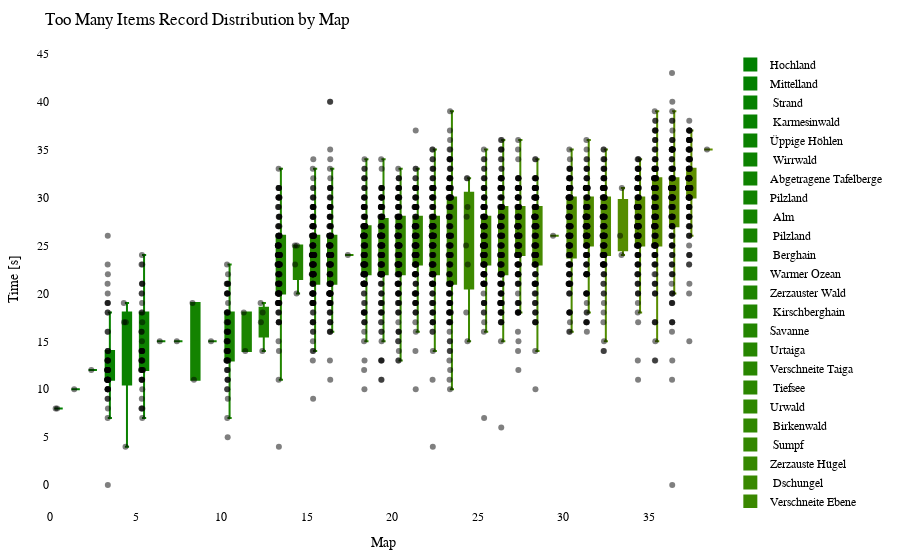

Notebook cell for this chart:
### Code cell
import plotly.graph_objects as go
import plotly.io as pio

df = getRecordsDataframe(minigame="Sammelwahn")

# sort df columns by mean value 
df = df.reindex(df.mean().sort_values().index, axis=1)

# drop sum column
df = df.drop(columns=["Sum"])

# remove "Punkte" from all columns
df.columns = df.columns.str.replace('Punkte', '')

cmap = LinearSegmentedColormap.from_list("green_orange", ["green", "orange"])
colors = [to_hex(cmap(i / (num_columns - 1))) for i in range(num_columns)]

# Calculate the offset for centering the data points
num_columns = len(df.columns)
offset = 0.5

# Create a Swarm plot using Plotly
fig = go.Figure()

for i, (column, color) in enumerate(zip(df.columns, colors)):
    x_values = [i + offset] * len(df[column])  # Adjust x-values with offset for horizontal centering
    fig.add_trace(go.Box(x=x_values,
                         y=df[column],
                         name=column,
                         boxpoints='all',
                         pointpos=-0.5,  # Adjust point position to prevent overlapping
                         marker=dict(color='rgba(0,0,0,0.5)', size=6),  # Adjust marker color and size
                         line=dict(color=color),
                         fillcolor=color,
                         hovertext=df_to_html.index,
                         hoverinfo='name+text+y',
                         showlegend=True))

fig.update_layout(title="Too Many Items Record Distribution by Map",
                  xaxis=dict(title="Map"),
                  yaxis=dict(title="Time [s]"),
                  showlegend=True,
                  font=dict(family="Arial", size=12, color="black"),  # Customize font
                  plot_bgcolor="white",  # Set background color
                  margin=dict(l=50, r=50, t=50, b=50),  # Adjust margins for better layout
                  )

pio.show(fig)

pio.write_html(fig, "out/sammel_swarm_plot.html")

### Figure 1 — Plotly figure (JSON) as saved in the notebook; plotly's stock layout.template omitted (floating-point values rounded to 4 significant figures; data arrays with more than 128 entries replaced by an {"elided": "..."} marker saying what was removed)
{"data": [{"boxpoints": "all", "fillcolor": "#008000", "hoverinfo": "name+text+y", "hovertext": {"elided": "153 str values"}, "line": {"color": "#008000"}, "marker": {"color": "rgba(0,0,0,0.5)", "size": 6}, "name": "Hochland", "pointpos": -0.5, "showlegend": true, "type": "box", "x": {"elided": "153 float values"}, "y": {"elided": "153 int values"}}, {"boxpoints": "all", "fillcolor": "#028000", "hoverinfo": "name+text+y", "hovertext": {"elided": "153 str values"}, "line": {"color": "#028000"}, "marker": {"color": "rgba(0,0,0,0.5)", "size": 6}, "name": "Mittelland", "pointpos": -0.5, "showlegend": true, "type": "box", "x": {"elided": "153 float values"}, "y": {"elided": "153 int values"}}, {"boxpoints": "all", "fillcolor": "#058100", "hoverinfo": "name+text+y", "hovertext": {"elided": "153 str values"}, "line": {"color": "#058100"}, "marker": {"color": "rgba(0,0,0,0.5)", "size": 6}, "name": " Strand", "pointpos": -0.5, "showlegend": true, "type": "box", "x": {"elided": "153 float values"}, "y": {"elided": "153 int values"}}, {"boxpoints": "all", "fillcolor": "#078100", "hoverinfo": "name+text+y", "hovertext": {"elided": "153 str values"}, "line": {"color": "#078100"}, "marker": {"color": "rgba(0,0,0,0.5)", "size": 6}, "name": " Karmesinwald", "pointpos": -0.5, "showlegend": true, "type": "box", "x": {"elided": "153 float values"}, "y": {"elided": "153 int values"}}, {"boxpoints": "all", "fillcolor": "#0a8100", "hoverinfo": "name+text+y", "hovertext": {"elided": "153 str values"}, "line": {"color": "#0a8100"}, "marker": {"color": "rgba(0,0,0,0.5)", "size": 6}, "name": "Üppige Höhlen", "pointpos": -0.5, "showlegend": true, "type": "box", "x": {"elided": "153 float values"}, "y": {"elided": "153 int values"}}, {"boxpoints": "all", "fillcolor": "#0c8200", "hoverinfo": "name+text+y", "hovertext": {"elided": "153 str values"}, "line": {"color": "#0c8200"}, "marker": {"color": "rgba(0,0,0,0.5)", "size": 6}, "name": " Wirrwald", "pointpos": -0.5, "showlegend": true, "type": "box", "x": {"elided": "153 float values"}, "y": {"elided": "153 int values"}}, {"boxpoints": "all", "fillcolor": "#0f8200", "hoverinfo": "name+text+y", "hovertext": {"elided": "153 str values"}, "line": {"color": "#0f8200"}, "marker": {"color": "rgba(0,0,0,0.5)", "size": 6}, "name": "Abgetragene Tafelberge", "pointpos": -0.5, "showlegend": true, "type": "box", "x": {"elided": "153 float values"}, "y": {"elided": "153 int values"}}, {"boxpoints": "all", "fillcolor": "#118200", "hoverinfo": "name+text+y", "hovertext": {"elided": "153 str values"}, "line": {"color": "#118200"}, "marker": {"color": "rgba(0,0,0,0.5)", "size": 6}, "name": "Pilzland", "pointpos": -0.5, "showlegend": true, "type": "box", "x": {"elided": "153 float values"}, "y": {"elided": "153 int values"}}, {"boxpoints": "all", "fillcolor": "#148300", "hoverinfo": "name+text+y", "hovertext": {"elided": "153 str values"}, "line": {"color": "#148300"}, "marker": {"color": "rgba(0,0,0,0.5)", "size": 6}, "name": " Alm", "pointpos": -0.5, "showlegend": true, "type": "box", "x": {"elided": "153 float values"}, "y": {"elided": "153 int values"}}, {"boxpoints": "all", "fillcolor": "#178300", "hoverinfo": "name+text+y", "hovertext": {"elided": "153 str values"}, "line": {"color": "#178300"}, "marker": {"color": "rgba(0,0,0,0.5)", "size": 6}, "name": " Pilzland", "pointpos": -0.5, "showlegend": true, "type": "box", "x": {"elided": "153 float values"}, "y": {"elided": "153 int values"}}, {"boxpoints": "all", "fillcolor": "#198400", "hoverinfo": "name+text+y", "hovertext": {"elided": "153 str values"}, "line": {"color": "#198400"}, "marker": {"color": "rgba(0,0,0,0.5)", "size": 6}, "name": " Berghain", "pointpos": -0.5, "showlegend": true, "type": "box", "x": {"elided": "153 float values"}, "y": {"elided": "153 int values"}}, {"boxpoints": "all", "fillcolor": "#1c8400", "hoverinfo": "name+text+y", "hovertext": {"elided": "153 str values"}, "line": {"color": "#1c8400"}, "marker": {"color": "rgba(0,0,0,0.5)", "size": 6}, "name": "Warmer Ozean", "pointpos": -0.5, "showlegend": true, "type": "box", "x": {"elided": "153 float values"}, "y": {"elided": "153 int values"}}, {"boxpoints": "all", "fillcolor": "#1e8400", "hoverinfo": "name+text+y", "hovertext": {"elided": "153 str values"}, "line": {"color": "#1e8400"}, "marker": {"color": "rgba(0,0,0,0.5)", "size": 6}, "name": "Zerzauster Wald", "pointpos": -0.5, "showlegend": true, "type": "box", "x": {"elided": "153 float values"}, "y": {"elided": "153 int values"}}, {"boxpoints": "all", "fillcolor": "#218500", "hoverinfo": "name+text+y", "hovertext": {"elided": "153 str values"}, "line": {"color": "#218500"}, "marker": {"color": "rgba(0,0,0,0.5)", "size": 6}, "name": " Kirschberghain", "pointpos": -0.5, "showlegend": true, "type": "box", "x": {"elided": "153 float values"}, "y": {"elided": "153 int values"}}, {"boxpoints": "all", "fillcolor": "#238500", "hoverinfo": "name+text+y", "hovertext": {"elided": "153 str values"}, "line": {"color": "#238500"}, "marker": {"color": "rgba(0,0,0,0.5)", "size": 6}, "name": "Savanne", "pointpos": -0.5, "showlegend": true, "type": "box", "x": {"elided": "153 float values"}, "y": {"elided": "153 int values"}}, {"boxpoints": "all", "fillcolor": "#268600", "hoverinfo": "name+text+y", "hovertext": {"elided": "153 str values"}, "line": {"color": "#268600"}, "marker": {"color": "rgba(0,0,0,0.5)", "size": 6}, "name": "Urtaiga", "pointpos": -0.5, "showlegend": true, "type": "box", "x": {"elided": "153 float values"}, "y": {"elided": "153 int values"}}, {"boxpoints": "all", "fillcolor": "#288600", "hoverinfo": "name+text+y", "hovertext": {"elided": "153 str values"}, "line": {"color": "#288600"}, "marker": {"color": "rgba(0,0,0,0.5)", "size": 6}, "name": "Verschneite Taiga", "pointpos": -0.5, "showlegend": true, "type": "box", "x": {"elided": "153 float values"}, "y": {"elided": "153 int values"}}, {"boxpoints": "all", "fillcolor": "#2b8600", "hoverinfo": "name+text+y", "hovertext": {"elided": "153 str values"}, "line": {"color": "#2b8600"}, "marker": {"color": "rgba(0,0,0,0.5)", "size": 6}, "name": " Tiefsee", "pointpos": -0.5, "showlegend": true, "type": "box", "x": {"elided": "153 float values"}, "y": {"elided": "153 int values"}}, {"boxpoints": "all", "fillcolor": "#2e8700", "hoverinfo": "name+text+y", "hovertext": {"elided": "153 str values"}, "line": {"color": "#2e8700"}, "marker": {"color": "rgba(0,0,0,0.5)", "size": 6}, "name": "Urwald", "pointpos": -0.5, "showlegend": true, "type": "box", "x": {"elided": "153 float values"}, "y": {"elided": "153 int values"}}, {"boxpoints": "all", "fillcolor": "#308700", "hoverinfo": "name+text+y", "hovertext": {"elided": "153 str values"}, "line": {"color": "#308700"}, "marker": {"color": "rgba(0,0,0,0.5)", "size": 6}, "name": " Birkenwald", "pointpos": -0.5, "showlegend": true, "type": "box", "x": {"elided": "153 float values"}, "y": {"elided": "153 int values"}}, {"boxpoints": "all", "fillcolor": "#338700", "hoverinfo": "name+text+y", "hovertext": {"elided": "153 str values"}, "line": {"color": "#338700"}, "marker": {"color": "rgba(0,0,0,0.5)", "size": 6}, "name": " Sumpf", "pointpos": -0.5, "showlegend": true, "type": "box", "x": {"elided": "153 float values"}, "y": {"elided": "153 int values"}}, {"boxpoints": "all", "fillcolor": "#358800", "hoverinfo": "name+text+y", "hovertext": {"elided": "153 str values"}, "line": {"color": "#358800"}, "marker": {"color": "rgba(0,0,0,0.5)", "size": 6}, "name": "Zerzauste Hügel", "pointpos": -0.5, "showlegend": true, "type": "box", "x": {"elided": "153 float values"}, "y": {"elided": "153 int values"}}, {"boxpoints": "all", "fillcolor": "#388800", "hoverinfo": "name+text+y", "hovertext": {"elided": "153 str values"}, "line": {"color": "#388800"}, "marker": {"color": "rgba(0,0,0,0.5)", "size": 6}, "name": " Dschungel", "pointpos": -0.5, "showlegend": true, "type": "box", "x": {"elided": "153 float values"}, "y": {"elided": "153 int values"}}, {"boxpoints": "all", "fillcolor": "#3a8800", "hoverinfo": "name+text+y", "hovertext": {"elided": "153 str values"}, "line": {"color": "#3a8800"}, "marker": {"color": "rgba(0,0,0,0.5)", "size": 6}, "name": "Verschneite Ebene", "pointpos": -0.5, "showlegend": true, "type": "box", "x": {"elided": "153 float values"}, "y": {"elided": "153 int values"}}, {"boxpoints": "all", "fillcolor": "#3d8900", "hoverinfo": "name+text+y", "hovertext": {"elided": "153 str values"}, "line": {"color": "#3d8900"}, "marker": {"color": "rgba(0,0,0,0.5)", "size": 6}, "name": "Blumenwald", "pointpos": -0.5, "showlegend": true, "type": "box", "x": {"elided": "153 float values"}, "y": {"elided": "153 int values"}}, {"boxpoints": "all", "fillcolor": "#408900", "hoverinfo": "name+text+y", "hovertext": {"elided": "153 str values"}, "line": {"color": "#408900"}, "marker": {"color": "rgba(0,0,0,0.5)", "size": 6}, "name": " Bambusdschungel", "pointpos": -0.5, "showlegend": true, "type": "box", "x": {"elided": "153 float values"}, "y": {"elided": "153 int values"}}, {"boxpoints": "all", "fillcolor": "#428a00", "hoverinfo": "name+text+y", "hovertext": {"elided": "153 str values"}, "line": {"color": "#428a00"}, "marker": {"color": "rgba(0,0,0,0.5)", "size": 6}, "name": " Taiga", "pointpos": -0.5, "showlegend": true, "type": "box", "x": {"elided": "153 float values"}, "y": {"elided": "153 int values"}}, {"boxpoints": "all", "fillcolor": "#458a00", "hoverinfo": "name+text+y", "hovertext": {"elided": "153 str values"}, "line": {"color": "#458a00"}, "marker": {"color": "rgba(0,0,0,0.5)", "size": 6}, "name": " Wald", "pointpos": -0.5, "showlegend": true, "type": "box", "x": {"elided": "153 float values"}, "y": {"elided": "153 int values"}}, {"boxpoints": "all", "fillcolor": "#478a00", "hoverinfo": "name+text+y", "hovertext": {"elided": "153 str values"}, "line": {"color": "#478a00"}, "marker": {"color": "rgba(0,0,0,0.5)", "size": 6}, "name": "Zerzauste Savanne", "pointpos": -0.5, "showlegend": true, "type": "box", "x": {"elided": "153 float values"}, "y": {"elided": "153 int values"}}, {"boxpoints": "all", "fillcolor": "#4a8b00", "hoverinfo": "name+text+y", "hovertext": {"elided": "153 str values"}, "line": {"color": "#4a8b00"}, "marker": {"color": "rgba(0,0,0,0.5)", "size": 6}, "name": "Savannenhochebene", "pointpos": -0.5, "showlegend": true, "type": "box", "x": {"elided": "153 float values"}, "y": {"elided": "153 int values"}}, {"boxpoints": "all", "fillcolor": "#4c8b00", "hoverinfo": "name+text+y", "hovertext": {"elided": "153 str values"}, "line": {"color": "#4c8b00"}, "marker": {"color": "rgba(0,0,0,0.5)", "size": 6}, "name": " Savannenhochebene", "pointpos": -0.5, "showlegend": true, "type": "box", "x": {"elided": "153 float values"}, "y": {"elided": "153 int values"}}, {"boxpoints": "all", "fillcolor": "#4f8b00", "hoverinfo": "name+text+y", "hovertext": {"elided": "153 str values"}, "line": {"color": "#4f8b00"}, "marker": {"color": "rgba(0,0,0,0.5)", "size": 6}, "name": "Dichter Wald", "pointpos": -0.5, "showlegend": true, "type": "box", "x": {"elided": "153 float values"}, "y": {"elided": "153 int values"}}, {"boxpoints": "all", "fillcolor": "#518c00", "hoverinfo": "name+text+y", "hovertext": {"elided": "153 str values"}, "line": {"color": "#518c00"}, "marker": {"color": "rgba(0,0,0,0.5)", "size": 6}, "name": "Lichter Dschungel", "pointpos": -0.5, "showlegend": true, "type": "box", "x": {"elided": "153 float values"}, "y": {"elided": "153 int values"}}, {"boxpoints": "all", "fillcolor": "#548c00", "hoverinfo": "name+text+y", "hovertext": {"elided": "153 str values"}, "line": {"color": "#548c00"}, "marker": {"color": "rgba(0,0,0,0.5)", "size": 6}, "name": " Sonnenblumenebene", "pointpos": -0.5, "showlegend": true, "type": "box", "x": {"elided": "153 float values"}, "y": {"elided": "153 int values"}}, {"boxpoints": "all", "fillcolor": "#578d00", "hoverinfo": "name+text+y", "hovertext": {"elided": "153 str values"}, "line": {"color": "#578d00"}, "marker": {"color": "rgba(0,0,0,0.5)", "size": 6}, "name": "Sonnenblumenebene", "pointpos": -0.5, "showlegend": true, "type": "box", "x": {"elided": "153 float values"}, "y": {"elided": "153 int values"}}, {"boxpoints": "all", "fillcolor": "#598d00", "hoverinfo": "name+text+y", "hovertext": {"elided": "153 str values"}, "line": {"color": "#598d00"}, "marker": {"color": "rgba(0,0,0,0.5)", "size": 6}, "name": " Ebene", "pointpos": -0.5, "showlegend": true, "type": "box", "x": {"elided": "153 float values"}, "y": {"elided": "153 int values"}}, {"boxpoints": "all", "fillcolor": "#5c8d00", "hoverinfo": "name+text+y", "hovertext": {"elided": "153 str values"}, "line": {"color": "#5c8d00"}, "marker": {"color": "rgba(0,0,0,0.5)", "size": 6}, "name": " Savanne", "pointpos": -0.5, "showlegend": true, "type": "box", "x": {"elided": "153 float values"}, "y": {"elided": "153 int values"}}, {"boxpoints": "all", "fillcolor": "#5e8e00", "hoverinfo": "name+text+y", "hovertext": {"elided": "153 str values"}, "line": {"color": "#5e8e00"}, "marker": {"color": "rgba(0,0,0,0.5)", "size": 6}, "name": " Blumenwald", "pointpos": -0.5, "showlegend": true, "type": "box", "x": {"elided": "153 float values"}, "y": {"elided": "153 int values"}}, {"boxpoints": "all", "fillcolor": "#618e00", "hoverinfo": "name+text+y", "hovertext": {"elided": "153 str values"}, "line": {"color": "#618e00"}, "marker": {"color": "rgba(0,0,0,0.5)", "size": 6}, "name": " Tropfsteinhöhlen", "pointpos": -0.5, "showlegend": true, "type": "box", "x": {"elided": "153 float values"}, "y": {"elided": "153 int values"}}], "layout": {"font": {"color": "black", "family": "Arial", "size": 12}, "margin": {"b": 50, "l": 50, "r": 50, "t": 50}, "plot_bgcolor": "white", "showlegend": true, "title": {"text": "Too Many Items Record Distribution by Map"}, "xaxis": {"title": {"text": "Map"}}, "yaxis": {"title": {"text": "Time [s]"}}}}
